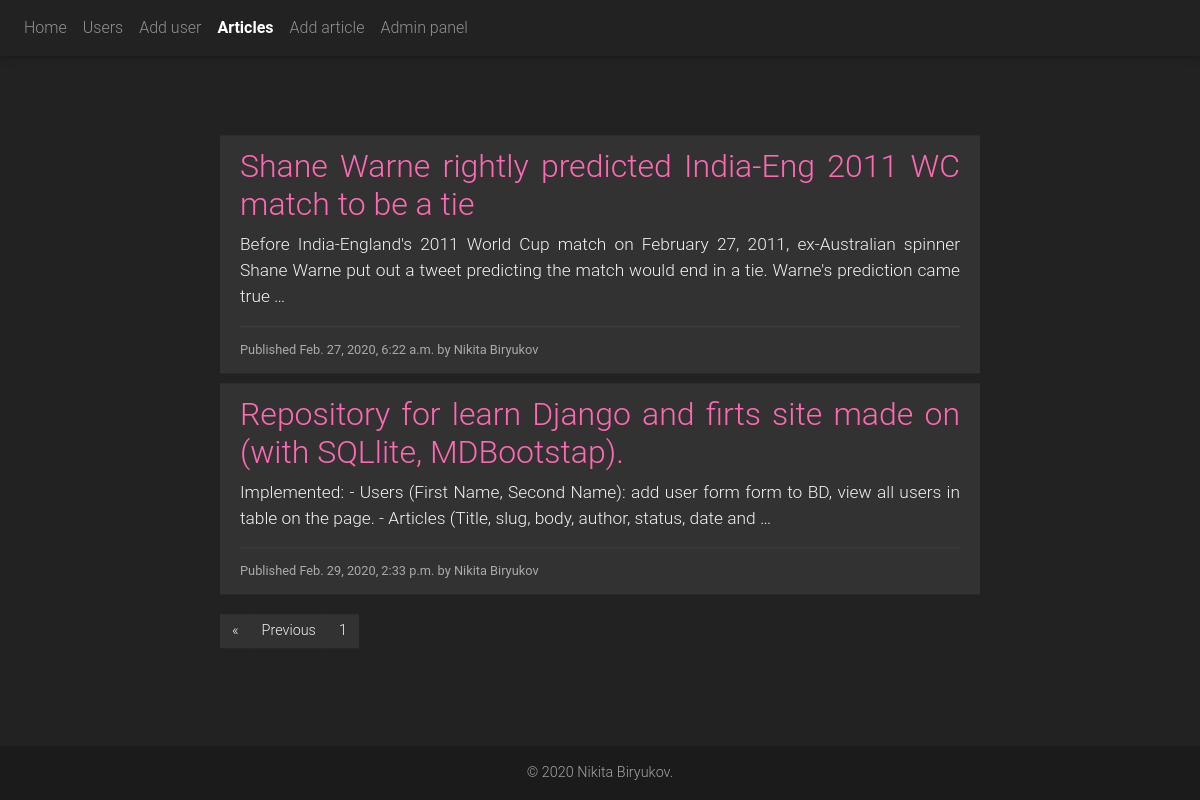
Page /articles/?page=3 on the committed database.
### main/models.py (models this page shows, shortened)
class Article(models.Model):
    status = (
        ('draft', 'Draft'),
        ('published', 'Published'),
    )
    title = models.CharField(max_length=200, null=True)
    slug = models.SlugField(max_length=250, null=True, blank=True)
    author = models.CharField(max_length=200, null=False, default='Nikita Biryukov')
    body = models.TextField(default='Lorem ipsum dolor sit amet, consectetur adipisicing elit. A culpa et explicabo '
                                    'natus odit quod repellendus saepe. Ab autem corporis deleniti dolore ducimus '
                                    'expedita, impedit, labore recusandae rerum saepe veniam?</span><span>Amet dicta '
                                    'distinctio earum esse est iure maiores neque nesciunt nulla omnis optio quaerat '
                                    'quis, rerum, sapiente, similique temporibus velit voluptate voluptatem. '
                                    'Consectetur consequuntur corporis natus nulla qui quos, ullam!')
    publish = models.DateTimeField(default=timezone.now)
    created = models.DateTimeField(auto_now_add=True)
    updated = models.DateTimeField(auto_now=True)
    status = models.CharField(max_length=10, choices=status, default='Draft')

### main/views.py (the view)
# urls.py: path('articles/', views.article_list, name='article_list'),
def article_list(request):
    articles_list = Article.objects.all()
    paginator = Paginator(articles_list, 3)
    page = request.GET.get('page')
    try:
        articles = paginator.page(page)
    except PageNotAnInteger:
        articles = paginator.page(1)
    except EmptyPage:
        articles = paginator.page(paginator.num_pages)
    args = {
        'page': page,
        'articles': articles
    }
    return render(request, 'html/articles/list.html', args)

### main/templates/html/articles/list.html (shortened to what this page needs)
{% extends 'html/base.html' %}
{% block nav %} {% include 'html/elements/nav.html' with is_articles=True %} {% endblock %}
{% block content %}
    <div class="list-articles">
        <ul class="list-group list-group-flush">
            {% for article in articles %}
                <li class="list-group-item">
                    <h2>
                        <a href="/articles/{{ article.slug }}"> {{ article.title }} </a>
                    </h2>
                    <div class="article-text">
                        {{ article.body|truncatewords:30|linebreaks }}
                    </div>
                    <hr>
                    <small class="date">
                        Published {{ article.publish }} by {{ article.author }}
                    </small>
                </li>
            {% endfor %}
        </ul>
        {% include 'html/elements/pagination.html' with page=articles %}
    </div>
{% endblock %}

### main/static/css/style.css (style rules this page uses)
* { color: #f3f3f3; margin: 0; padding: 0; box-sizing: border-box; }
body { background-color: #222222; position: relative; padding-bottom: 53px; min-height: 100vh; }
a { color: hotpink; }
.list-articles { width: 760px; text-align: justify; position: absolute; top: 50%; transform: translateY(-50%); margin: 0 auto; right: 0; left: 0; }
.article-text, .article-text { font-size: 13pt; }
.date { color: #aaa; }
.list-group-item { background-color: #323232; border: 10px solid #222; }
hr { color: #454545; background-color: #454545; margin: 10px 0; }

### rows in the picture
Article: title "Shane Warne rightly predicted India-Eng 2011 WC match to be a tie", body "Before India-England's 2011 World Cup match on February 27, 2011, ex-Australian spinner Shane Warne put out a tweet predicting the match would end in a tie. Warne's prediction came true …", publish "Feb. 27, 2020, 6:22 a.m.", author "Nikita Biryukov"
Article: title "Repository for learn Django and firts site made on (with SQLlite, MDBootstap).", body "Implemented: - Users (First Name, Second Name): add user form form to BD, view all users in table on the page. - Articles (Title, slug, body, author, status, date and …", publish "Feb. 29, 2020, 2:33 p.m.", author "Nikita Biryukov"
